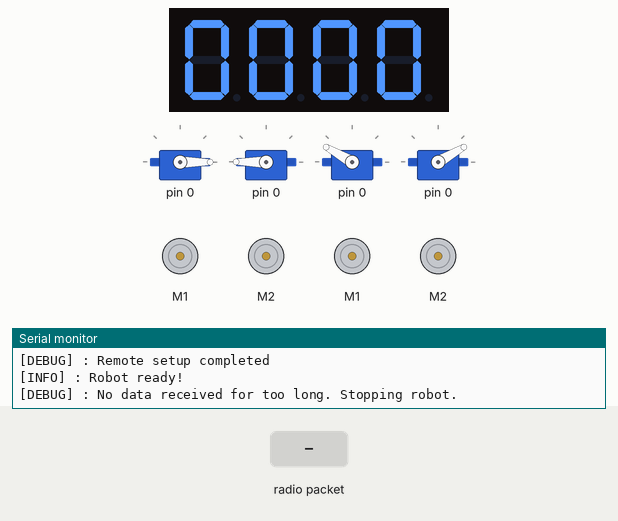
A program run on a simulated Arduino Uno, built with avr-gcc and run on an emulated ATmega328P. Parts: 4-digit seven-segment display, 4 × servo, 4 × DC motor (green arrow = forward, orange = backward, longer = faster), the last lines printed to the serial monitor. Inputs (shaded band) come from the test bench. No radio packets arrive unless stated.

Above: at 1.3 s.
1.4 s: radio packet "1" arrives
At 2.2 s:
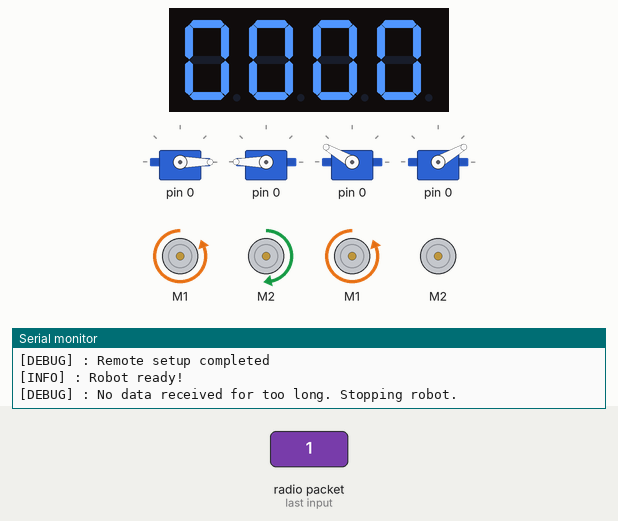
3.9 s: radio packet "2" arrives
At 5.6 s:
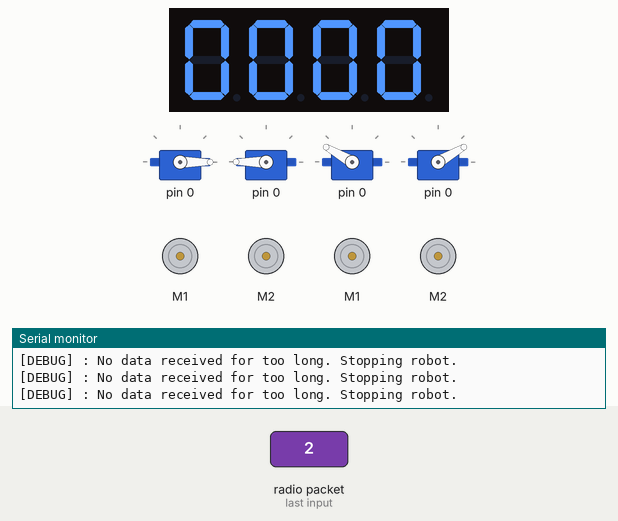
Timing chart, 0 to 7.1 s (numbered marks = the images above; inputs shaded):
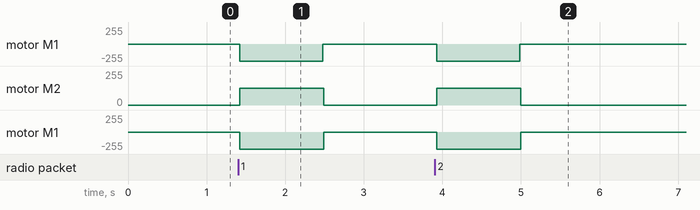

Measured:
- after the input at 1.4 s, motor M1, motor M1: stopped → backward 255/255 at once, → stopped 1.1 s later; motor M2: stopped → forward 126/255 at once, → stopped 1.1 s later
- after the input at 3.9 s, motor M1, motor M1: stopped → backward 255/255 at once, → stopped 1.1 s later; motor M2: stopped → forward 124/255 at once, → stopped 1.1 s later

The program:

main.cpp
```cpp
#include <Arduino.h>
#include <printf.h>
#include <Config.h>
#include <Logging.h>
#include <Remote.h>
#include <Movers.h>
#include <ScoreDisplay.h>
#include <Actuators.h>
#include <TestSequence.h>

Remote remote;
Movers movers;
ScoreDisplay scoreDisplay;
Actuators actuators;

RadioData currentData = {
  .joystickData = {
    .x = 0,
    .holonomX = 0,
    .holonomY = 0
  },
  // .grabberHeight = 0,
  // .grabberOpeningAngle = 0,
  // .score = 0,
  // .areMagnetsEnabled = false,
  // .isRodDeployed = false,
  // .isRightPusherDeployed = false,
  // .isLeftPusherDeployed = false
};

unsigned long lastNoDataTimestamp = 0;

void applyDataChanges(RadioData newData);
bool areJoysticksDifferent(JoystickData firstJoystick, JoystickData secondJoystick);
void testLoop();

void setup() {
  // Setup Serial

  Serial.begin(9600);
  printf_begin();

  log("Setup in progress...");

  scoreDisplay.setup();
  debug("Display setup completed");

  movers.setup();
  debug("Movers setup completed");

  actuators.setup();
  debug("Actuators setup completed");

  bool remoteSuccess = false;
  while (!remoteSuccess) {
    remoteSuccess = remote.setup();
    if (!remoteSuccess) {
      log("Remote setup failed, retrying in 5 seconds...");
      #ifdef INFO_STATE
      remote.printDetails();
        #endif
      for (byte i = 0; i < 5; i++) {
        scoreDisplay.set(5 - i);
        delay(1000);
      }
    }
  }
  debug("Remote setup completed");

  log("Robot ready!");

  #ifdef TEST_MODE
  log("Running Test Mode");
  while(true) run_test(movers, actuators);
  #endif
}

void loop() {
  delay(HEARTBEAT_DELAY);

  //debug("Checking for data...")

  if (!(remote.hasData())) {
    if (lastNoDataTimestamp == 0) {
      lastNoDataTimestamp = millis();
    }

    if (millis() - lastNoDataTimestamp > RADIO_TIMEOUT) {
      debug("No data received for too long. Stopping robot.");
      movers.stop();
      actuators.reset();
      remote.restart();
      lastNoDataTimestamp = 0;
    }
    return;
  }

  lastNoDataTimestamp = 0;

  RadioData receivedData;

  remote.fetch(&receivedData);

  applyDataChanges(receivedData);

  currentData = receivedData;
}

void applyDataChanges(RadioData newData) {
  if (newData.score != currentData.score && newData.score != 0) {
    scoreDisplay.update(newData.score);
  }

  actuators.update(newData, currentData);

  if (!(areJoysticksDifferent(newData.joystickData, currentData.joystickData))) return;

  movers.drive(newData.joystickData);
}

bool areJoysticksDifferent(JoystickData firstJoystick, JoystickData secondJoystick) {
  return firstJoystick.x != secondJoystick.x || firstJoystick.holonomX != secondJoystick.holonomX || firstJoystick.holonomY != secondJoystick.holonomY;
}
```
